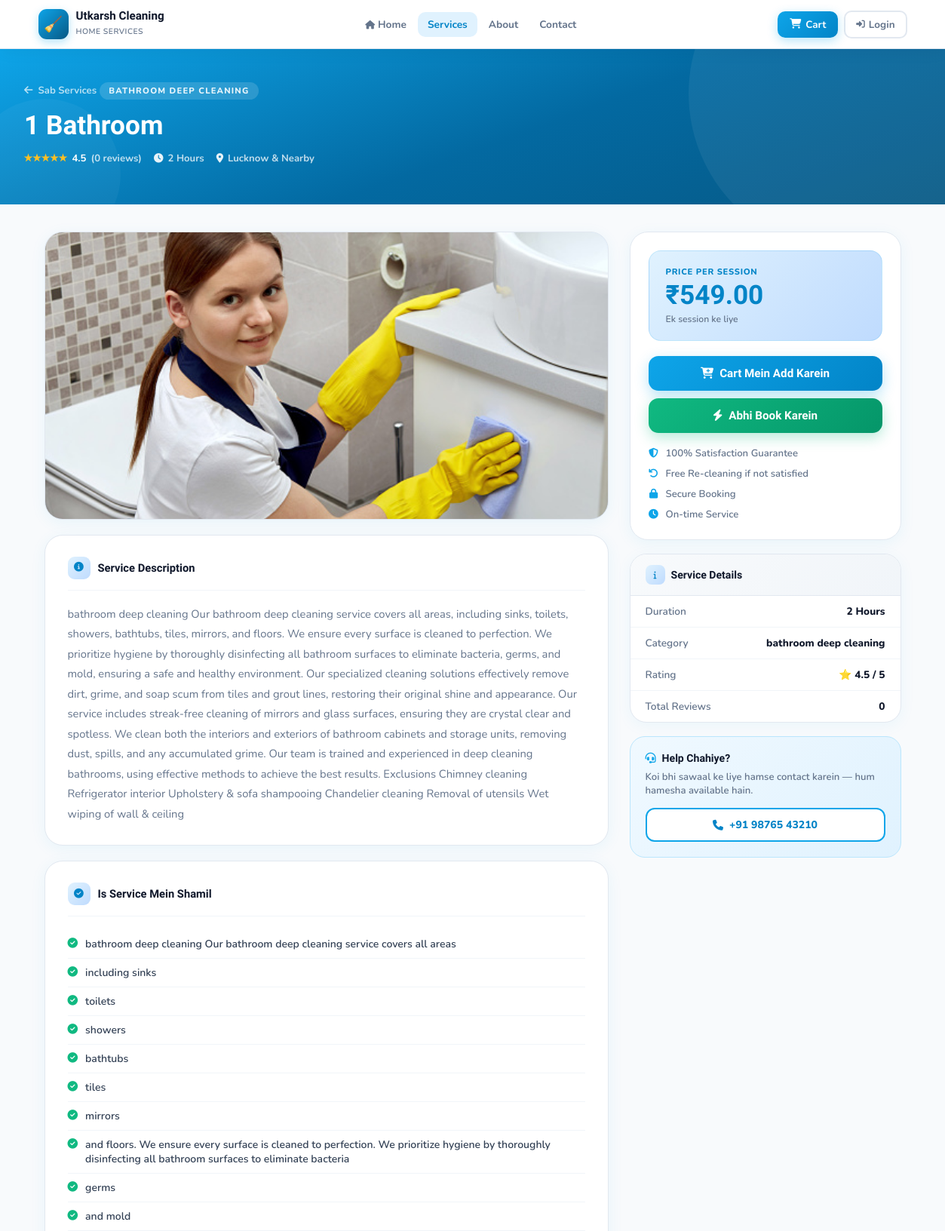
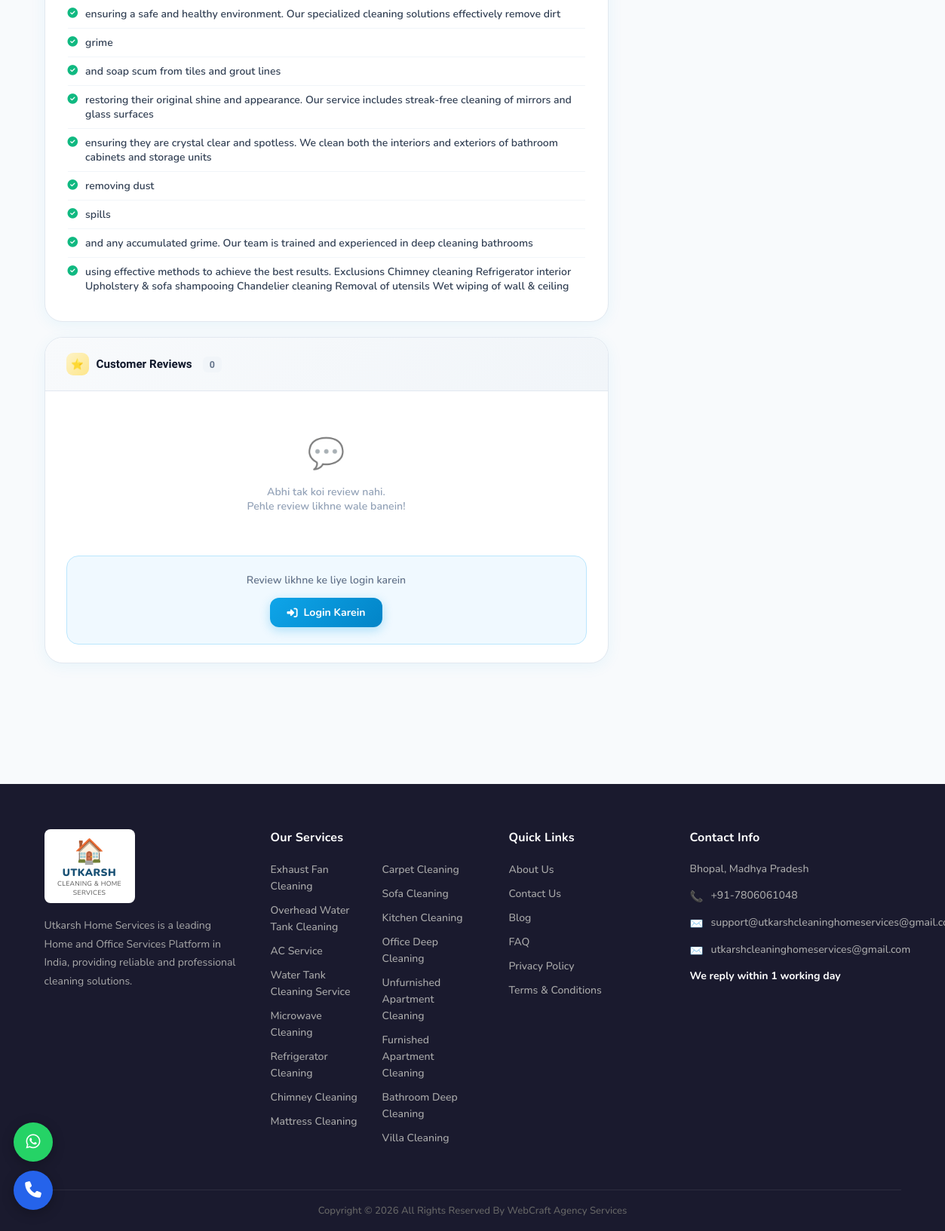
/services/1-bathroom/, run on the app's committed database (2 pictures, top to bottom).
### cleaning_app/models.py (models this page shows, shortened)
class Service(models.Model):
    DURATION_CHOICES = [
        ('1', '1 Hour'),
        ('2', '2 Hours'),
        ('3', '3 Hours'),
        ('4', '4 Hours'),
        ('half_day', 'Half Day'),
        ('full_day', 'Full Day'),
    ]
    category = models.ForeignKey(Category, on_delete=models.CASCADE, related_name='services')
    name = models.CharField(max_length=200)
    slug = models.SlugField(unique=True)
    short_description = models.CharField(max_length=300)
    description = models.TextField()
    price = models.DecimalField(max_digits=10, decimal_places=2)
    discounted_price = models.DecimalField(max_digits=10, decimal_places=2, blank=True, null=True)
    duration = models.CharField(max_length=20, choices=DURATION_CHOICES, default='2')
    image = models.ImageField(upload_to='services/', blank=True, null=True)
    is_featured = models.BooleanField(default=False)
    is_active = models.BooleanField(default=True)
    rating = models.DecimalField(max_digits=3, decimal_places=1, default=4.5)
    review_count = models.IntegerField(default=0)
    includes = models.TextField(blank=True, help_text='Comma separated list of what is included')
    created_at = models.DateTimeField(auto_now_add=True)
    updated_at = models.DateTimeField(auto_now=True)
    class Meta:
        ordering = ['-is_featured', 'name']
    def get_discount_percentage(self):
        if self.discounted_price:
            discount = ((self.price - self.discounted_price) / self.price) * 100
            return int(discount)
        return 0
    def get_final_price(self):
        return self.discounted_price if self.discounted_price else self.price
    def get_includes_list(self):
        if self.includes:
            return [item.strip() for item in self.includes.split(',')]
        return []

class Category(models.Model):
    name = models.CharField(max_length=100)
    slug = models.SlugField(unique=True)
    icon = models.CharField(max_length=50, default='fas fa-broom')
    description = models.TextField(blank=True)
    image = models.ImageField(upload_to='categories/', blank=True, null=True)
    is_active = models.BooleanField(default=True)
    created_at = models.DateTimeField(auto_now_add=True)
    class Meta:
        verbose_name_plural = 'Categories'
        ordering = ['name']

### cleaning_app/views.py (the view)
# urls.py: path('services/<slug:slug>/', views.service_detail, name='service_detail'),
def service_detail(request, slug):
    service = get_object_or_404(Service, slug=slug, is_active=True)
    reviews = Review.objects.filter(service=service, is_approved=True)
    related_services = Service.objects.filter(
        category=service.category, is_active=True
    ).exclude(id=service.id)[:4]
    user_reviewed = False
    if request.user.is_authenticated:
        user_reviewed = Review.objects.filter(service=service, user=request.user).exists()
    if request.method == 'POST' and request.user.is_authenticated and not user_reviewed:
        form = ReviewForm(request.POST)
        if form.is_valid():
            review = form.save(commit=False)
            review.service = service
            review.user = request.user
            review.save()
            avg = Review.objects.filter(service=service).aggregate(Avg('rating'))['rating__avg']
            service.rating = round(avg, 1)
            service.review_count = Review.objects.filter(service=service).count()
            service.save()
            messages.success(request, 'Review successfully submitted!')
            return redirect('service_detail', slug=slug)
    else:
        form = ReviewForm()
    context = {
        'service': service,
        'reviews': reviews,
        'related_services': related_services,
        'form': form,
        'user_reviewed': user_reviewed,
    }
    return render(request, 'cleaning_app/service_detail.html', context)

### cleaning_app/context_processors.py (called while the page is built)
def cart_count(request):
    count = 0
    try:
        if request.user.is_authenticated:
            cart = Cart.objects.get(user=request.user)
        else:
            session_key = request.session.session_key
            if session_key:
                cart = Cart.objects.get(session_key=session_key)
            else:
                cart = None
        if cart:
            count = cart.get_item_count()
    except Cart.DoesNotExist:
        pass
    return {'cart_count': count}

### cleaning_app/templates/cleaning_app/service_detail.html (shortened to what this page needs)
{% extends 'cleaning_app/base.html' %}
{% block content %}
<div class="service-hero">
  <div class="service-hero-inner">
    <a href="{% url 'services' %}" class="back-link">
      <i class="fas fa-arrow-left"></i> Sab Services
    </a>
    <div class="cat-tag">{{ service.category.name }}</div>
    <h1>{{ service.name }}</h1>
    <div class="hero-meta">
      <div class="hero-meta-item">
        <span class="hero-stars">{% for i in "12345" %}{% if forloop.counter <= service.rating|floatformat:"0"|add:"0" %}★{% else %}☆{% endif %}{% endfor %}</span>
        <strong style="color:white">{{ service.rating }}</strong>
        <span>({{ service.review_count }} reviews)</span>
      </div>
      <div class="hero-meta-item"><i class="fas fa-clock"></i> {{ service.get_duration_display }}</div>
      <div class="hero-meta-item"><i class="fas fa-map-marker-alt"></i> Lucknow &amp; Nearby</div>
    </div>
  </div>
</div>
<div class="detail-page">
  <div>
    <div class="image-card">
      <div class="main-img">
        {% if service.image %}
        <img src="{{ service.image.url }}" alt="{{ service.name }}">
        {% else %}
        <div class="placeholder">🧹</div>
        {% endif %}
      </div>
    </div>
    <div class="info-card">
      <div class="info-card-title">
        <div class="t-icon"><i class="fas fa-info-circle"></i></div>
        Service Description
      </div>
      <p class="service-desc">{{ service.description }}</p>
    </div>
    {% if service.get_includes_list %}
    <div class="info-card">
      <div class="info-card-title">
        <div class="t-icon"><i class="fas fa-check-circle"></i></div>
        Is Service Mein Shamil
      </div>
      <ul class="includes-list">
        {% for item in service.get_includes_list %}
        <li><i class="fas fa-check-circle"></i> {{ item }}</li>
        {% endfor %}
      </ul>
    </div>
    {% endif %}
    <div class="reviews-card">
      <div class="reviews-header">
        <div class="r-icon">⭐</div>
        Customer Reviews
        <span class="r-count">{{ reviews.count }}</span>
      </div>
      <div class="reviews-body">
        {% for review in reviews %}
        <div class="review-item">
          <div class="review-top">
            <div class="reviewer">
              <div class="reviewer-avatar">{{ review.user.username|first|upper }}</div>
              <div>
                <div class="reviewer-name">{{ review.user.get_full_name|default:review.user.username }}</div>
                <div class="reviewer-stars">
                  {% for i in "12345" %}{% if forloop.counter <= review.rating %}★{% else %}☆{% endif %}{% endfor %}
                </div>
              </div>
            </div>
            <div class="review-date">{{ review.created_at|date:"d M Y" }}</div>
          </div>
          {% if review.title %}<div class="review-title">{{ review.title }}</div>{% endif %}
          <p class="review-comment">{{ review.comment }}</p>
        </div>
        {% empty %}
        <div class="reviews-empty">
          <span class="empty-icon">💬</span>
          Abhi tak koi review nahi.<br>Pehle review likhne wale banein!
        </div>
        {% endfor %}
      </div>
      {% if user.is_authenticated and not user_reviewed %}
      <div class="review-form-wrap">
        <div class="review-form-title">
          <i class="fas fa-pen" style="color:#0ea5e9;font-size:0.8rem"></i>
          Apna Review Likhein
        </div>
        <form method="post">
          {% csrf_token %}
          <div class="form-group">
            <label>Rating</label>
            {{ form.rating }}
          </div>
          <div class="form-group">
            <label>Title</label>
            {{ form.title }}
          </div>
          <div class="form-group">
            <label>Review</label>
            {{ form.comment }}
          </div>
          <button type="submit" class="review-submit-btn">
            <i class="fas fa-paper-plane"></i> Review Submit Karein
          </button>
        </form>
      </div>
      {% elif not user.is_authenticated %}
      <div class="login-nudge">
        <p>Review likhne ke liye login karein</p>
        <a href="{% url 'login' %}" class="btn-primary" style="font-size:0.88rem;padding:10px 22px;">
          <i class="fas fa-sign-in-alt"></i> Login Karein
        </a>
      </div>
      {% endif %}
    </div>
  </div>
  <div class="sidebar">
    <div class="price-card">
      <div class="price-box">
        <div class="p-label">Price Per Session</div>
        <div>
          <span class="price-current">₹{{ service.get_final_price }}</span>
        </div>
        <div class="price-session">Ek session ke liye</div>
      </div>
      <form method="post" action="{% url 'add_to_cart' service.id %}">
        <button type="submit" class="cart-btn-full">
          <i class="fas fa-cart-plus"></i> Cart Mein Add Karein
        </button>
      </form>
      <a href="{% url 'checkout' %}" class="book-btn-full">
        <i class="fas fa-bolt"></i> Abhi Book Karein
      </a>
      <div class="guarantee-list">
        <div class="guarantee-item"><i class="fas fa-shield-alt"></i> 100% Satisfaction Guarantee</div>
        <div class="guarantee-item"><i class="fas fa-undo"></i> Free Re-cleaning if not satisfied</div>
        <div class="guarantee-item"><i class="fas fa-lock"></i> Secure Booking</div>
        <div class="guarantee-item"><i class="fas fa-clock"></i> On-time Service</div>
      </div>
    </div>
    <div class="details-card">
      <div class="details-card-header">
        <div class="d-icon"><i class="fas fa-info" style="color:#0284c7;font-size:0.65rem"></i></div>
        Service Details
      </div>
      <div class="detail-row">
        <span class="d-label">Duration</span>
        <span class="d-value">{{ service.get_duration_display }}</span>
      </div>
      <div class="detail-row">
        <span class="d-label">Category</span>
        <span class="d-value">{{ service.category.name }}</span>
      </div>
      <div class="detail-row">
        <span class="d-label">Rating</span>
        <span class="d-value">⭐ {{ service.rating }} / 5</span>
      </div>
      <div class="detail-row">
        <span class="d-label">Total Reviews</span>
        <span class="d-value">{{ service.review_count }}</span>
      </div>
    </div>
    <div class="help-card">
      <div class="help-card-title">
        <i class="fas fa-headset" style="color:#0ea5e9"></i> Help Chahiye?
      </div>
      <p>Koi bhi sawaal ke liye hamse contact karein — hum hamesha available hain.</p>
      <a href="tel:9876543210" class="call-btn">
        <i class="fas fa-phone"></i> +91 98765 43210
      </a>
    </div>
  </div>
</div>
{% endblock %}

### cleaning_app/templates/cleaning_app/base.html (style rules this page uses)
:root { --primary: #0ea5e9; --primary-dark: #0284c7; --primary-deeper: #075985; --primary-light: #e0f2fe; --secondary: #10b981; --accent: #f97316; --dark: #0f172a; --dark-2: #1e293b; --gray: #64748b; --light-gray: #f1f5f9; --border: #e2e8f0; --white: #ffffff; --light: #f8fafc; --shadow: 0 4px 24px rgba(14,165,233,0.10); --shadow-lg: 0 20px 60px rgba(15,23,42,0.12); --radius: 16px; --radius-lg: 24px; --nav-h: 64px; }
*, *::before, *::after { margin:0; padding:0; box-sizing:border-box; }
html { scroll-behavior:smooth; }
body { font-family:'Nunito',sans-serif; background:var(--light); color:var(--dark); -webkit-font-smoothing:antialiased; overflow-x:hidden; }
a { text-decoration:none; color:inherit; }
img { max-width:100%; display:block; }
.btn-primary { background:linear-gradient(135deg,var(--primary),var(--primary-dark)); color:white; border:none; border-radius:12px; padding:12px 24px; font-size:0.92rem; font-weight:700; cursor:pointer; transition:all 0.2s; display:inline-flex; align-items:center; gap:8px; font-family:'Nunito',sans-serif; box-shadow:0 4px 14px rgba(14,165,233,0.3); }
.price-current { font-size:1.3rem; font-weight:900; color:var(--primary); }

### data on the page
Service: category.name "BATHROOM DEEP CLEANING", name "1 Bathroom", rating "4.5", review_count "0", duration "2 Hours", image (picture), description "bathroom deep cleaning Our bathroom deep cleaning service covers all areas, including sinks, toilets, showers, bathtubs, tiles, mirrors, and floors. We ensure every surface is cleaned to perfection. We prioritize hygiene by thoroughly disinfecting all bathroom surfaces to eliminate bacteria, germs, and mold, ensuring a safe and healthy environment. Our specialized cleaning solutions effectively remove dirt, grime, and soap scum from tiles and grout lines, restoring their original shine and appearance. Our service includes streak-free cleaning of mirrors and glass surfaces, ensuring they are crystal clear and spotless. We clean both the interiors and exteriors of bathroom cabinets and…", get_final_price "549.00", category.name "bathroom deep cleaning"

### other printed values
{{ item }} "bathroom deep cleaning Our bathroom deep cleaning service covers all areas" "including sinks" "toilets" "showers" "bathtubs" "tiles" "mirrors" "and floors. We ensure every surface is cleaned to perfection. We prioritize hygiene by thoroughly disinfecting all bathroom surfaces to eliminate bacteria" "germs" "and mold" "ensuring a safe and healthy environment. Our specialized cleaning solutions effectively remove dirt" "grime" "and soap scum from tiles and grout lines" "restoring their original shine and appearance. Our service includes streak-free cleaning of mirrors and glass surfaces" "ensuring they are crystal clear and spotless. We clean both the interiors and exteriors of bathroom cabinets and storage units" "removing dust" "spills" "and any accumulated grime. Our team is trained and experienced in deep cleaning bathrooms" "using effective methods to achieve the best results. Exclusions Chimney cleaning Refrigerator interior Upholstery & sofa shampooing Chandelier cleaning Removal of utensils Wet wiping of wall & ceiling"
{{ reviews.count }} "0"
